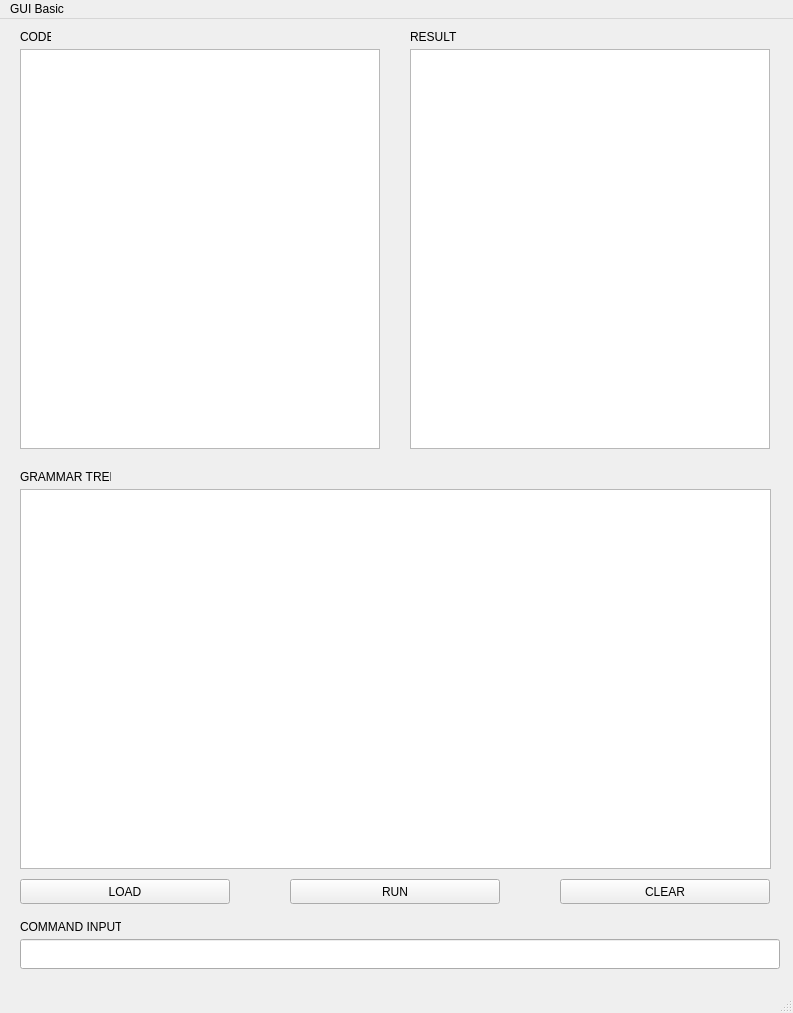
<?xml version="1.0" encoding="UTF-8"?>
<ui version="4.0">
 <class>MainWindow</class>
 <widget class="QMainWindow" name="MainWindow">
  <property name="geometry">
   <rect>
    <x>0</x>
    <y>0</y>
    <width>793</width>
    <height>1013</height>
   </rect>
  </property>
  <property name="windowTitle">
   <string>MainWindow</string>
  </property>
  <widget class="QWidget" name="centralwidget">
   <widget class="QLabel" name="CODE">
    <property name="geometry">
     <rect>
      <x>20</x>
      <y>10</y>
      <width>31</width>
      <height>16</height>
     </rect>
    </property>
    <property name="text">
     <string>CODE</string>
    </property>
   </widget>
   <widget class="QLabel" name="RESULT">
    <property name="geometry">
     <rect>
      <x>410</x>
      <y>10</y>
      <width>51</width>
      <height>16</height>
     </rect>
    </property>
    <property name="text">
     <string>RESULT</string>
    </property>
   </widget>
   <widget class="QLabel" name="GRAMMAR">
    <property name="geometry">
     <rect>
      <x>20</x>
      <y>450</y>
      <width>91</width>
      <height>16</height>
     </rect>
    </property>
    <property name="text">
     <string>GRAMMAR TREE</string>
    </property>
   </widget>
   <widget class="QPlainTextEdit" name="CODE_text">
    <property name="geometry">
     <rect>
      <x>20</x>
      <y>30</y>
      <width>360</width>
      <height>400</height>
     </rect>
    </property>
   </widget>
   <widget class="QTextBrowser" name="GRAMMAR_text">
    <property name="geometry">
     <rect>
      <x>20</x>
      <y>470</y>
      <width>751</width>
      <height>380</height>
     </rect>
    </property>
   </widget>
   <widget class="QPushButton" name="LOAD">
    <property name="geometry">
     <rect>
      <x>20</x>
      <y>860</y>
      <width>210</width>
      <height>25</height>
     </rect>
    </property>
    <property name="text">
     <string>LOAD</string>
    </property>
   </widget>
   <widget class="QPushButton" name="RUN">
    <property name="geometry">
     <rect>
      <x>290</x>
      <y>860</y>
      <width>210</width>
      <height>25</height>
     </rect>
    </property>
    <property name="text">
     <string>RUN</string>
    </property>
   </widget>
   <widget class="QPushButton" name="CLEAR">
    <property name="geometry">
     <rect>
      <x>560</x>
      <y>860</y>
      <width>210</width>
      <height>25</height>
     </rect>
    </property>
    <property name="text">
     <string>CLEAR</string>
    </property>
   </widget>
   <widget class="QLabel" name="COMMAND_input">
    <property name="geometry">
     <rect>
      <x>20</x>
      <y>900</y>
      <width>101</width>
      <height>16</height>
     </rect>
    </property>
    <property name="text">
     <string>COMMAND INPUT</string>
    </property>
   </widget>
   <widget class="QTextBrowser" name="RESULT_text">
    <property name="geometry">
     <rect>
      <x>410</x>
      <y>30</y>
      <width>360</width>
      <height>400</height>
     </rect>
    </property>
   </widget>
   <widget class="QLineEdit" name="COMMAND_text">
    <property name="geometry">
     <rect>
      <x>20</x>
      <y>920</y>
      <width>760</width>
      <height>30</height>
     </rect>
    </property>
   </widget>
  </widget>
  <widget class="QMenuBar" name="menubar">
   <property name="geometry">
    <rect>
     <x>0</x>
     <y>0</y>
     <width>793</width>
     <height>26</height>
    </rect>
   </property>
   <widget class="QMenu" name="menuGUI_Basic">
    <property name="title">
     <string>GUI Basic</string>
    </property>
   </widget>
   <addaction name="menuGUI_Basic"/>
  </widget>
  <widget class="QStatusBar" name="statusbar"/>
 </widget>
 <resources/>
 <connections/>
</ui>
